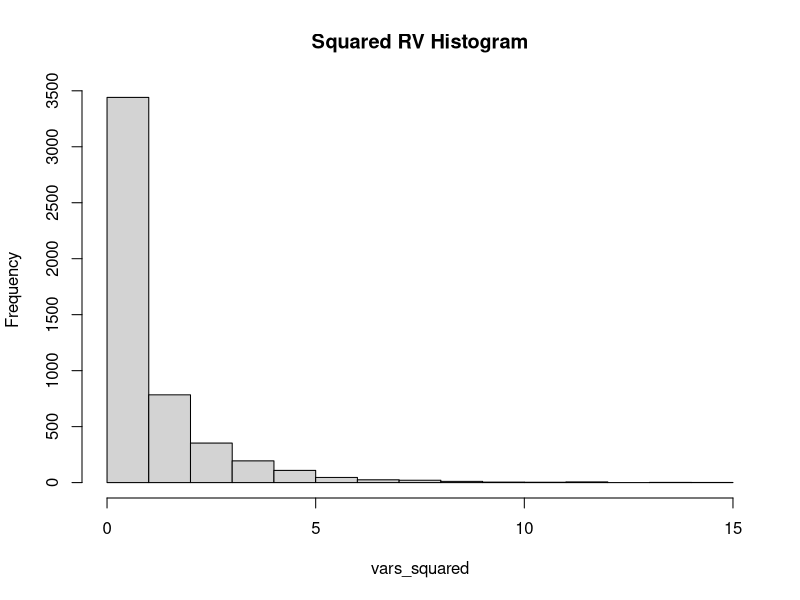
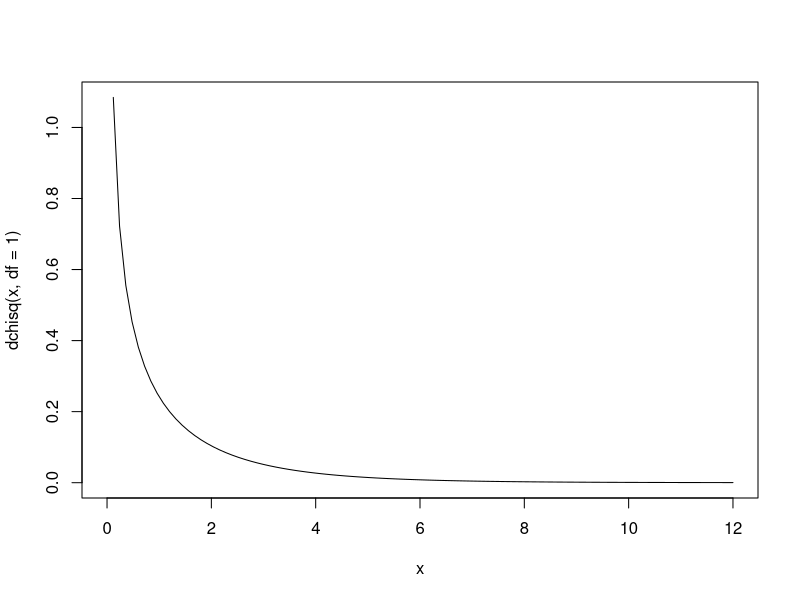
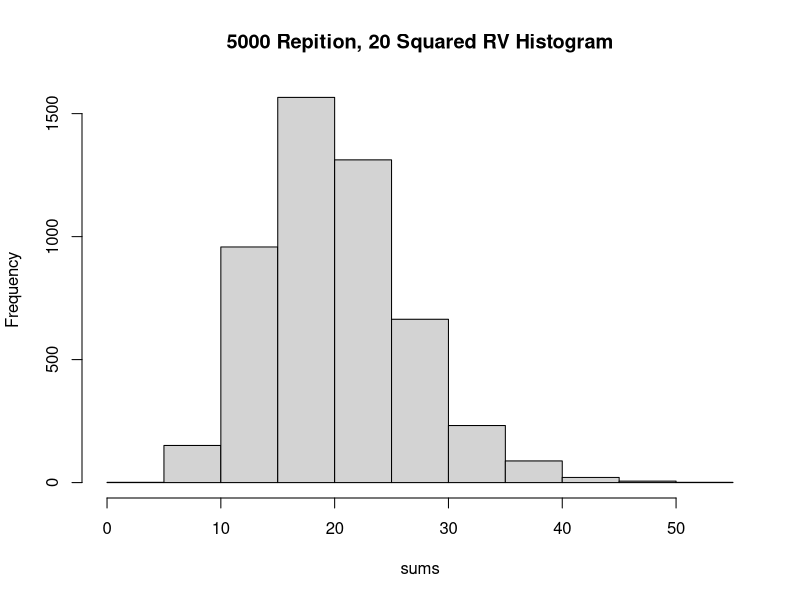
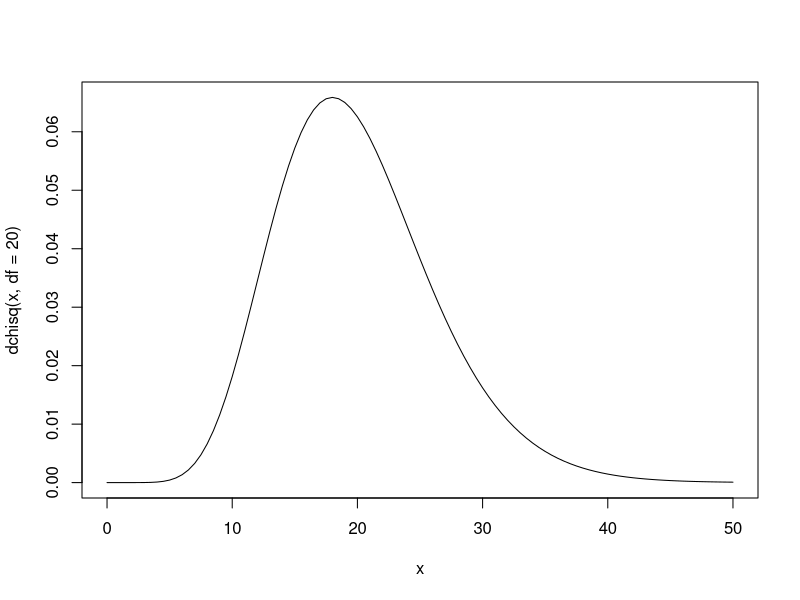
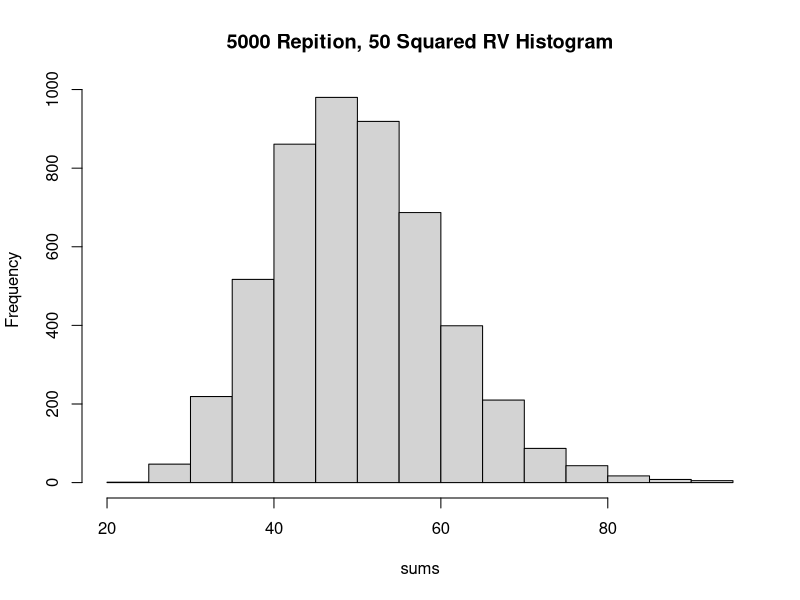
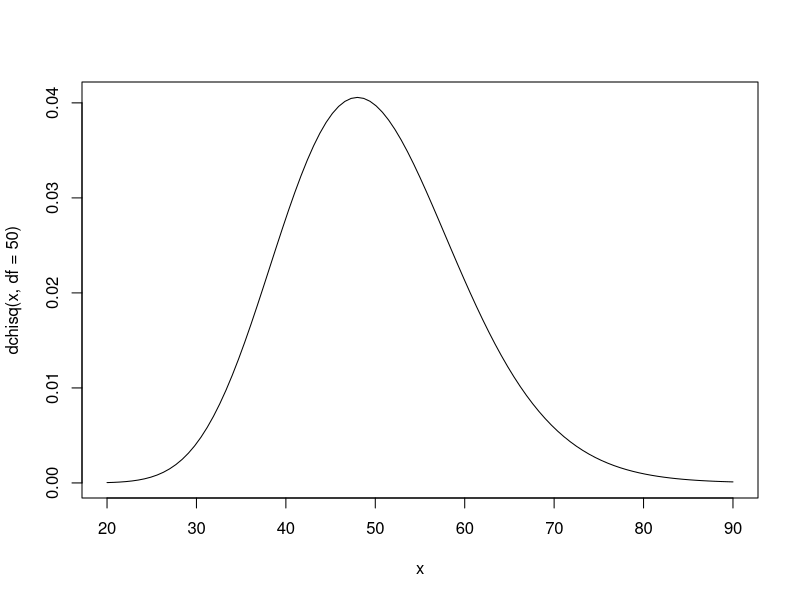
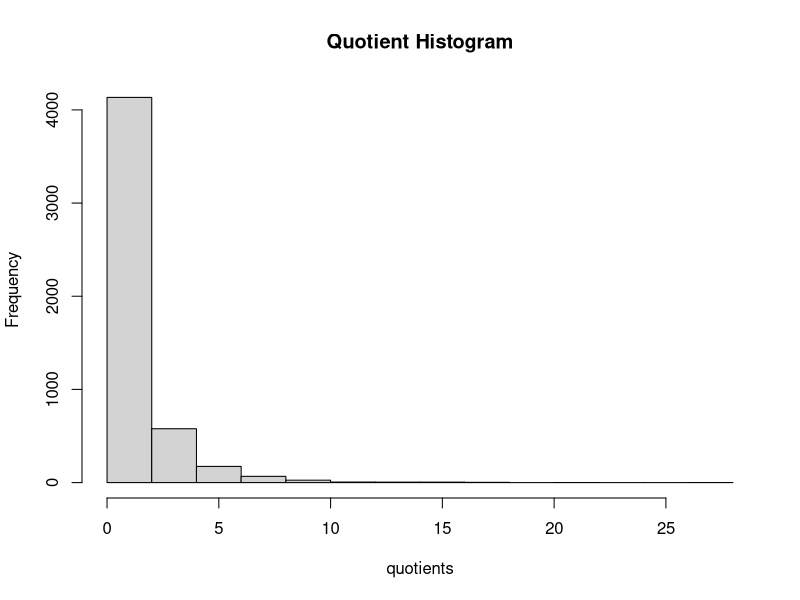
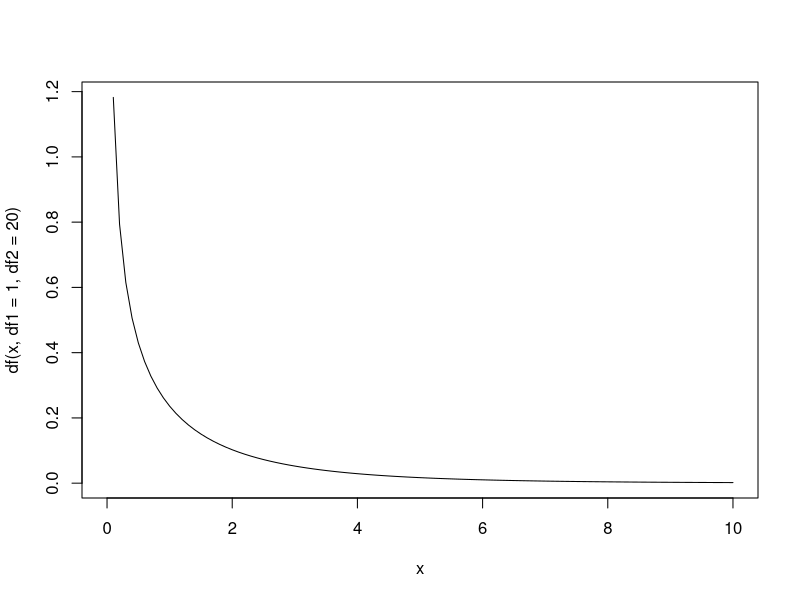

Recreate these plots in R, in order.
## ---- chunk 1
  vars <- rnorm(5000)
  vars_squared <- vars^2

  hist(vars_squared, main = "Squared RV Histogram")
## ---- chunk 2
curve(dchisq(x, df = 1),from = 0, to= 12)
## ---- chunk 3
  sums <- rep(0, 5000)


  for (i in 1:5000) {
    random_vars <- rnorm(20)
    
    sums[i] <- sum(random_vars^2)
  }

  hist(sums, main = "5000 Repition, 20 Squared RV Histogram")
## ---- chunk 4
curve(dchisq(x, df = 20),from = 0, to= 50)

## ---- chunk 5
  sums <- rep(0, 5000)


  for (i in 1:5000) {
    random_vars <- rnorm(50)
    
    sums[i] <- sum(random_vars^2)
  }

  hist(sums, main = "5000 Repition, 50 Squared RV Histogram")
## ---- chunk 6
curve(dchisq(x, df = 50),from = 20 , to= 90)


## ---- chunk 7
  quotients <- rep(0, 5000)

  for (i in 1:5000) {
    
    single_rv_squared <- rnorm(1)^2
    
    SS <- sum(rnorm(20)^2)
    
    quotients[i] <- (single_rv_squared / 1) / (SS / 20)
  }

  hist(quotients, main = "Quotient Histogram")
## ---- chunk 8
curve(df(x, df1 = 1, df2 = 20),from = 0, to=10)

## ---- chunk 9
  quotients <- rep(0, 5000)

  for (i in 1:5000) {
    
    sum_20 <- sum(rnorm(20)^2)

    sum_50 <- sum(rnorm(50)^2)
    
    quotients[i] <- (sum_20/ 20) / (sum_50/ 50)
  }

  hist(quotients, main = "Double Quotient Histogram")
## ---- chunk 10
curve(df(x, df1 = 20, df2 = 50),from = 0, to=3.5)
## ---- chunk 11
aov(Petal.Width~Species, data=iris)

## ---- chunk 12
  model <- lm(Petal.Width ~ Species, data = iris)

  summary(model)
